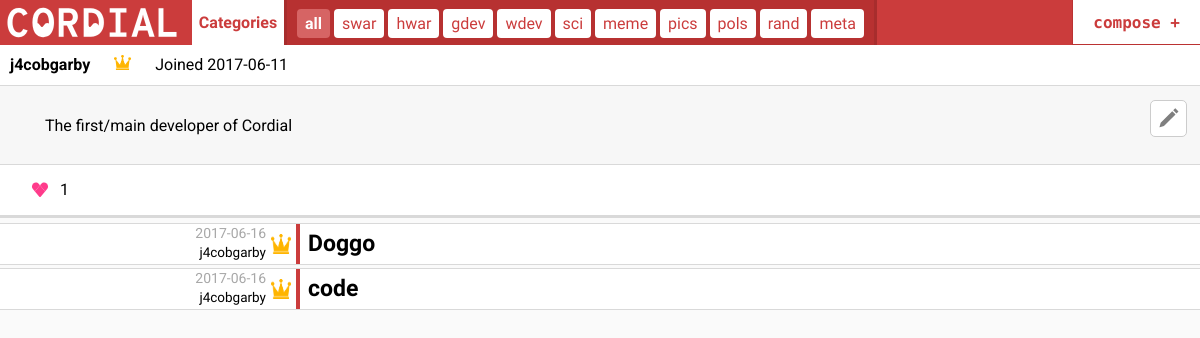
/Cordial/user/?id=1 (signed in), run on an earlier commit of the app's database.
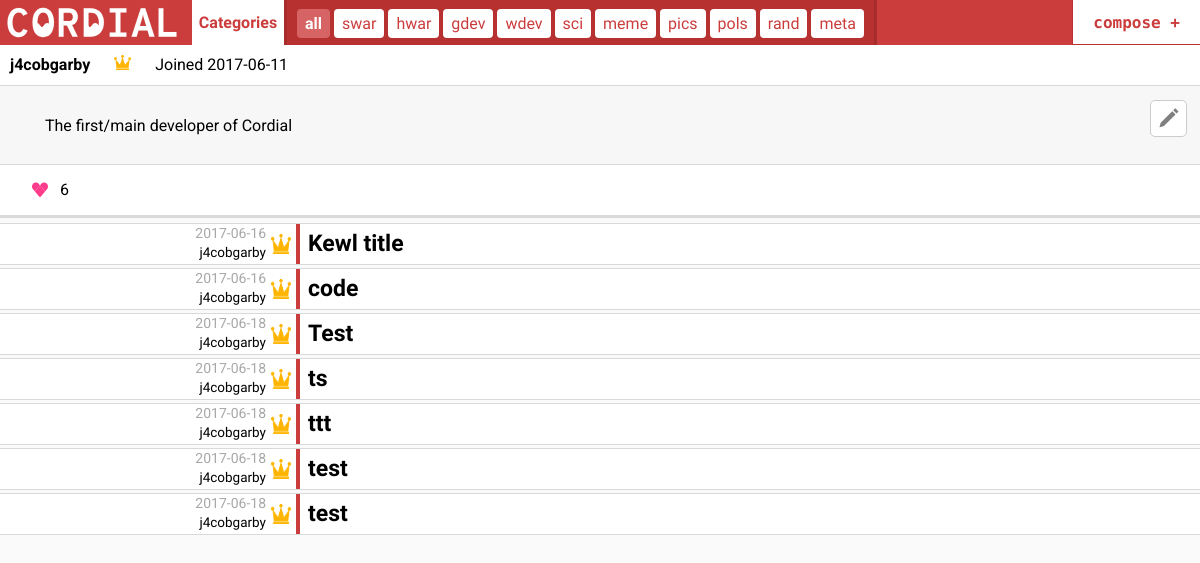
And on a later commit of the database.
### tables this page shows
CREATE TABLE `posts` (
  `post_id` int(11) NOT NULL,
  `user_id` int(11) NOT NULL COMMENT 'from `users`',
  `date_posted` date NOT NULL,
  `category` set('swar','hwar','gdev','wdev','sci','meme','pics','pols','rand','meta') NOT NULL,
  `title` tinytext NOT NULL,
  `content` text NOT NULL,
  `likes` int(11) NOT NULL DEFAULT '0',
  `views` int(11) NOT NULL DEFAULT '0'
);

CREATE TABLE `users` (
  `user_id` int(11) NOT NULL,
  `username` tinytext NOT NULL,
  `password` tinytext NOT NULL COMMENT 'SHA-256',
  `date_joined` date NOT NULL,
  `is_admin` tinyint(1) NOT NULL COMMENT '0 = false, nonzero = true',
  `bio` tinytext NOT NULL
);

### Cordial/user/index.php (the view, shortened to what this page needs)
<?php require '../phpneed.php'; ?>
<!DOCTYPE php>
<html>
  <head>
    <?php
      $connect = mysqli_connect($host_name, $user_name, $password, $database);
      $sql = 'SELECT * FROM `users` WHERE user_id = '.$_GET["id"];
      $result = mysqli_query($connect, $sql);
      while($row = mysqli_fetch_assoc($result)) {
        $user_id     = $row["user_id"];
        $date_joined = $row["date_joined"];
        $username    = $row["username"];
        $is_admin    = $row["is_admin"];
        $bio         = $row["bio"];
      }
    ?>
    <link rel="stylesheet" href="../styles/homepage.css">
    <link rel="stylesheet" href="../styles/user.css">
  </head>
  <body>
    <?php require '../subheader.php'; ?>
    <div class="user-panel">
      <div class="user-panel-top">
        <span><b><?php echo $username; ?>
          <?php
            if ($is_admin == 0) {
              echo '<img src="../assets/user-icon.png" />';
            } else {
              echo '<img src="../assets/admin-icon.png" />';
            }
          ?>
        </b></span>
        <span><?php echo 'Joined '.$date_joined; ?></span>
      </div>
      <div class="bio">
        <?php if ($user_id == $_SESSION["login-id"] && !isset($_GET["edit_bio"])) {
          echo '<img onclick="location.href=\'../user?id='.$user_id.'&edit_bio=1\'" class="edit-icon hoverpointer" src="../assets/pencil.svg" />';
        } ?>
        <?php
          if (!isset($_GET["edit_bio"])) {
            echo $bio;
          }
        ?><br />
      </div>
      <div class="user-panel-bottom">
        <span class="user-panel-bottom-likes">
          <img src="../assets/like-icon.svg" />
          <span>
            <?php
              $sql = 'SELECT sum(likes) as total_likes FROM `posts` WHERE user_id = '.$user_id;
              $result = mysqli_query($connect, $sql);
              while($row = mysqli_fetch_assoc($result)) {
                echo $row["total_likes"];
              }
            ?>
          </span>
        </span>
      </div>
    </div>
    <div class="postview" id="postview">
      <?php
        $sql = 'SELECT * FROM `posts` NATURAL JOIN `users` WHERE user_id = '.$user_id;
        $result = mysqli_query($connect, $sql);
  		  while($row = mysqli_fetch_assoc($result)) {
          echo '
          <div class="post">
            <div class="post-user hoverpointer" onclick="location.href=\'../user?id='.$row["user_id"].'\'">
              '.($row["is_admin"] == 1 ? '<img title="Admin" src="../assets/admin-icon.png" />' : '<img title="User" src="../assets/user-icon.png" />').'
              <div class="user-info">
                <span class="date-posted">'.$row["date_posted"].'</span>
                <br />
                <span class="username">'.$row["username"].'</span>
              </div>
            </div>
            <span class="title hoverpointer" onclick="location.href=\'../post?id='.$row["post_id"].'\'">'.
            $row["title"]
            .'
            </span>
          </div>
          ';
  		  }
      ?>
    </div>
  </body>
</html>

What changed in the data, as far as the page shows it:
changed posts: title "Doggo" → "Kewl title"
added posts: date_posted "2017-06-18", user.username "j4cobgarby", title "Test"
added posts: date_posted "2017-06-18", user.username "j4cobgarby", title "ts"
added posts: date_posted "2017-06-18", user.username "j4cobgarby", title "ttt"
added posts: date_posted "2017-06-18", user.username "j4cobgarby", title "test"
added posts: date_posted "2017-06-18", user.username "j4cobgarby", title "test"
Also different on the page:
new list line: "6"
list line gone: "1"
